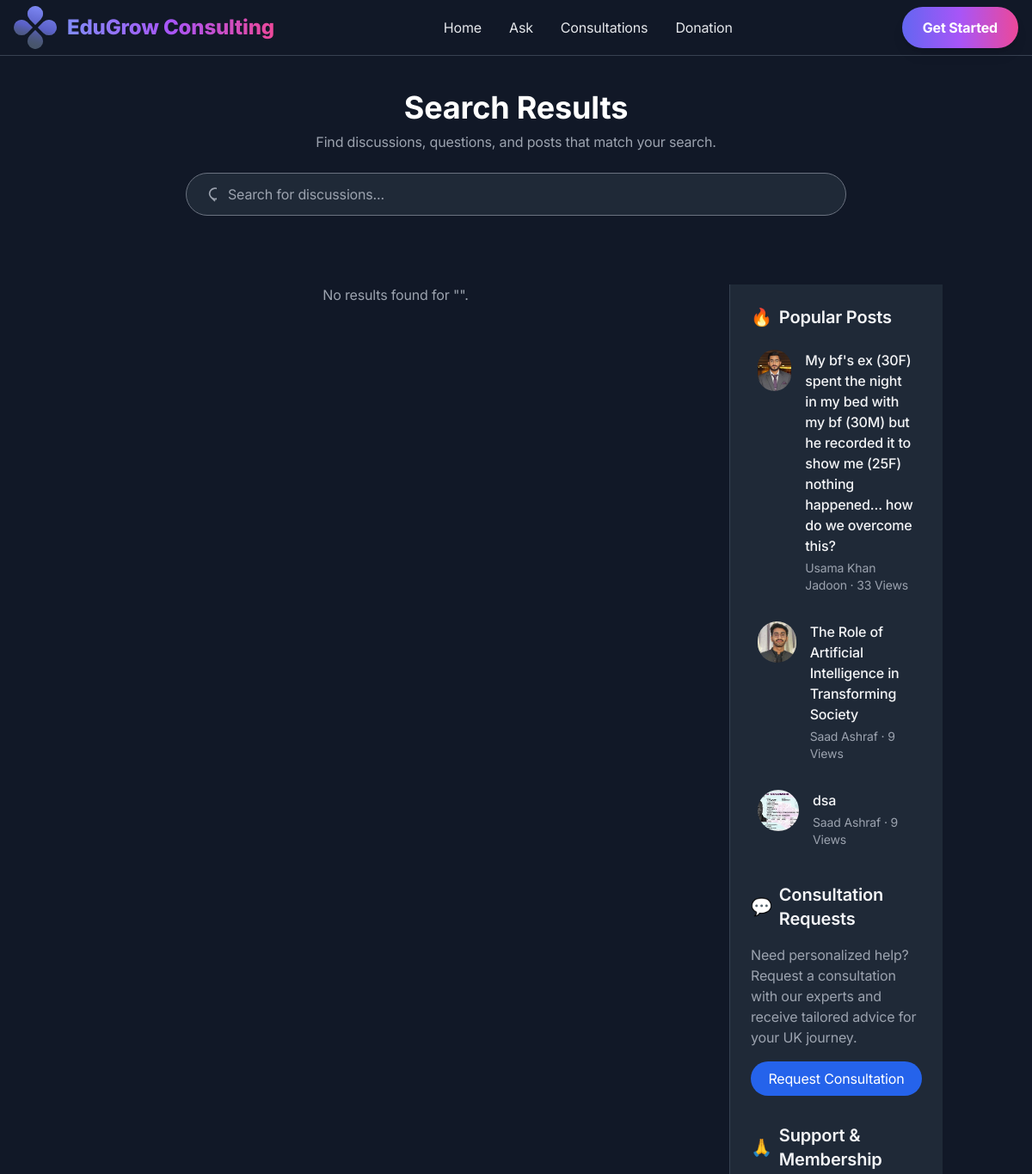
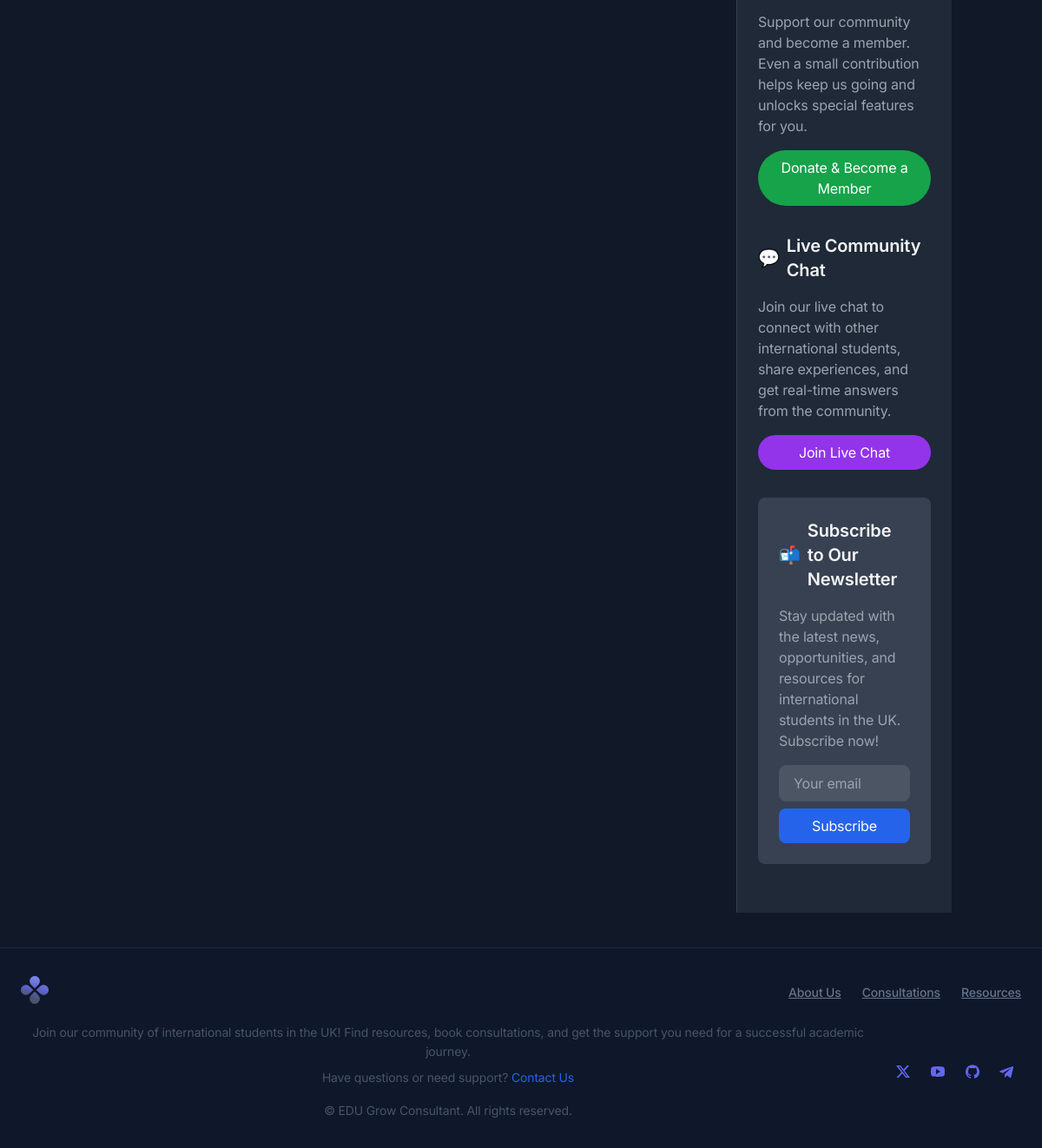
The app's page /search/ with its own data (2 pictures, top to bottom).
### app/models.py (models this page shows, shortened)
class Question(models.Model):
    title = models.CharField(max_length=200)
    message = models.TextField()
    user = models.ForeignKey(User, on_delete=models.CASCADE, related_name='questions')  # User who asked the question
    moderator = models.ForeignKey(
        User,
        on_delete=models.SET_NULL,
        null=True,
        blank=True,
        related_name='answered_questions'
    )  # Moderator who answered
    answer = models.TextField(blank=True, null=True)  # Moderator's answer
    view_count = models.PositiveIntegerField(default=0)  # Number of views
    created_at = models.DateTimeField(auto_now_add=True)
    updated_at = models.DateTimeField(auto_now=True)
    def get_absolute_url(self):
        return reverse('detail', args=[str(self.id)])

class User(AbstractUser):
    username = None
    email = models.EmailField(unique=True)
    age = models.PositiveIntegerField(null=True, blank=True)
    phone_number = models.CharField(max_length=15, null=True, blank=True)
    country_of_origin = models.CharField(max_length=50, null=True, blank=True)
    university = models.CharField(max_length=100, null=True, blank=True)
    course = models.CharField(max_length=100, null=True, blank=True)
    government_id = models.FileField(upload_to='government_ids/', null=True, blank=True)
    profile_image = models.ImageField(
        upload_to='profile_images/',
        null=True,
        blank=True,
        default='default_profile.png'
    )
    VERIFICATION_STATUS_CHOICES = [
        ('Not Verified', 'Not Verified'),
        ('Verified', 'Verified'),
        ('Refused', 'Refused'),
    ]
    verification_status = models.CharField(
        max_length=15,
        choices=VERIFICATION_STATUS_CHOICES,
        default='Not Verified'
    )
    USERNAME_FIELD = 'email'
    REQUIRED_FIELDS = ['first_name', 'last_name']
    objects = CustomUserManager()

### app/views.py (the view)
# urls.py: path('search/', search, name='search'),
def search(request):
    query = request.GET.get('q', '')  # Get the search term from the query parameter
    results = []
    if query:
        results = Question.objects.filter(title__icontains=query) | Question.objects.filter(message__icontains=query)
    context = {
        'query': query,
        'results': results,
    }
    return render(request, 'search.html', context)

### app/context_processors.py (called while the page is built)
def sidebar_data(request):
    new_discussions = Question.objects.order_by('-created_at')[:3]
    popular_posts = Question.objects.order_by('-view_count')[:3]
    return {
        'new_discussions': new_discussions,
        'popular_posts': popular_posts,
    }

### app/templates/search.html (shortened to what this page needs)
{% extends 'components/base.html' %}
{% load static %}
{% block content %}
    <main class="cxgft">
        <section class="bg-gray-900 py-10">
            <div class="container mx-auto px-4 text-center">
                <h1 class="text-4xl font-bold text-white">Search Results</h1>
                <p class="text-gray-400 mt-2">Find discussions, questions, and posts that match your search.</p>
                <form method="get" action="{% url 'search' %}" class="relative mt-6 max-w-3xl mx-auto">
                    <input type="text" name="q" value="{{ query|default:'' }}"
                           class="w-full pl-12 pr-4 py-3 rounded-full bg-gray-800 text-gray-200 focus:outline-none focus:ring-2 focus:ring-blue-500"
                           placeholder="Search for discussions...">
                    <div class="absolute inset-y-0 left-0 pl-4 flex items-center pointer-events-none">
                    </div>
                </form>
            </div>
        </section>
        <section class="py-10 bg-gray-900">
            <div class="container mx-auto px-4 lg:flex lg:space-x-8">
                <div class="w-full lg:w-3/4">
                    {% if results %}
                        <p class="text-gray-400 mb-6">Found {{ results|length }} results for "{{ query }}"</p>
                        <div class="space-y-6">
                            {% for result in results %}
                                <div class="bg-gray-800 p-6 rounded-lg shadow hover:shadow-lg transition-shadow duration-300">
                                    <div class="flex items-center mb-4">
                                        <img src="
                                                {% if result.user.profile_image %}{{ result.user.profile_image.url }}{% else %}{% static 'images/default_avatar.jpg' %}{% endif %}"
                                             alt="{{ result.user.get_full_name }}"
                                             class="w-12 h-12 rounded-full object-cover mr-4">
                                        <div>
                                            <a href="{% url 'detail' result.id %}"
                                               class="text-xl font-semibold text-blue-500 hover:underline">
                                                {{ result.title }}
                                            </a>
                                            <p class="text-gray-400 text-sm">
                                                By <span class="font-medium">{{ result.user.get_full_name }}</span>
                                                on {{ result.created_at|date:"d M Y" }}
                                            </p>
                                        </div>
                                    </div>
                                    <p class="text-gray-400 mb-4">{{ result.message|truncatewords:30 }}</p>
                                    <a href="{% url 'detail' result.id %}" class="text-blue-500 hover:underline">Read
                                        More</a>
                                </div>
                            {% endfor %}
                        </div>
                    {% else %}
                        <p class="text-gray-400 text-center">No results found for "{{ query }}".</p>
                    {% endif %}
                </div>
                {% include 'components/side_bar.html' %}
            </div>
        </section>
    </main>
{% endblock %}

### app/templates/components/side_bar.html (shortened to what this page needs)
{% load static %}
<aside class="w-full lg:w-1/4 bg-gray-800 text-gray-100 p-6 border-t lg:border-t-0 lg:border-l border-gray-700">
    <div class="mb-8">
        <h3 class="text-xl font-semibold mb-4 flex items-center">
            🔥 <span class="ml-2">Popular Posts</span>
        </h3>
        <ul>
            {% for question in popular_posts %}
            <li class="mb-4">
                <a href="{{ question.get_absolute_url }}" class="flex items-start hover:bg-gray-700 p-2 rounded-lg transition duration-200">
                    <img src="{% if question.user.profile_image %}{{ question.user.profile_image.url }}{% else %}{% static 'images/default_avatar.jpg' %}{% endif %}" alt="{{ question.user.username }}" class="w-12 h-12 rounded-full mr-4 object-cover">
                    <div>
                        <p class="text-gray-100 font-medium">{{ question.title }}</p>
                        <div class="text-sm text-gray-400 mt-1">
                            <span>{{ question.user.get_full_name }}</span> · <span>{{ question.view_count }} Views</span>
                        </div>
                    </div>
                </a>
            </li>
            {% empty %}
            <li class="text-gray-500">No popular posts available.</li>
            {% endfor %}
        </ul>
    </div>
    <div class="mb-8">
        <h3 class="text-xl font-semibold mb-4 flex items-center">
            💬 <span class="ml-2">Consultation Requests</span>
        </h3>
        <p class="text-gray-400 mb-4">Need personalized help? Request a consultation with our experts and receive tailored advice for your UK journey.</p>
        <a href="{% url 'book_consultation' %}" class="block text-center bg-blue-600 text-white py-2 rounded-full hover:bg-blue-700 transition duration-200">Request Consultation</a>
    </div>
    <div class="mb-8">
        <h3 class="text-xl font-semibold mb-4 flex items-center">
            🙏 <span class="ml-2">Support & Membership</span>
        </h3>
        <p class="text-gray-400 mb-4">Support our community and become a member. Even a small contribution helps keep us going and unlocks special features for you.</p>
        <a href="{% url 'donate' %}" class="block text-center bg-green-600 text-white py-2 rounded-full hover:bg-green-700 transition duration-200">Donate & Become a Member</a>
    </div>
    <div  class="mb-8">
        <h3 class="text-xl font-semibold mb-4 flex items-center">
            💬 <span class="ml-2">Live Community Chat</span>
        </h3>
        <p class="text-gray-400 mb-4">Join our live chat to connect with other international students, share experiences, and get real-time answers from the community.</p>
        <a id="live-chat-section" class="block text-center bg-purple-600 text-white py-2 rounded-full hover:bg-purple-700 transition duration-200">Join Live Chat</a>
    </div>
    <div class="bg-gray-700 p-6 rounded-lg mb-8">
        <h3 class="text-xl font-semibold mb-4 flex items-center">
            📬 <span class="ml-2">Subscribe to Our Newsletter</span>
        </h3>
        <p class="text-gray-400 mb-4">Stay updated with the latest news, opportunities, and resources for international students in the UK. Subscribe now!</p>
        <form method="post" action="{% url 'index' %}" class="flex flex-col">
            <input type="email" name="email" placeholder="Your email" class="mb-2 px-4 py-2 border border-gray-600 bg-gray-600 text-gray-100 rounded-lg focus:outline-none focus:border-blue-500" required>
            <button type="submit" class="bg-blue-600 text-white py-2 rounded-lg hover:bg-blue-700 transition duration-200">Subscribe</button>
        </form>
    </div>
</aside>

### app/static/style.css (style rules this page uses)
html { line-height: 1.5; -webkit-text-size-adjust: 100%; -moz-tab-size: 4; -o-tab-size: 4; tab-size: 4; font-family: ui-sans-serif, system-ui, -apple-system, BlinkMacSystemFont, "Segoe UI", Roboto, "Helvetica Neue", Arial, "Noto Sans", sans-serif, "Apple Color Emoji", "Segoe UI Emoji", "Segoe UI Symbol", "Noto Color Emoji"; font-feature-settings: normal }
body { margin: 0; line-height: inherit }
h1, h2, h3, h4, h5, h6 { font-size: inherit; font-weight: inherit }
a { color: inherit; text-decoration: inherit }
button, input, optgroup, select, textarea { font-family: inherit; font-size: 100%; font-weight: inherit; line-height: inherit; color: inherit; margin: 0; padding: 0 }
button, select { text-transform: none }
button, [type="button"], [type="reset"], [type="submit"] { -webkit-appearance: button; background-color: transparent; background-image: none }
blockquote, dl, dd, h1, h2, h3, h4, h5, h6, hr, figure, p, pre { margin: 0 }
ol, ul, menu { list-style: none; margin: 0; padding: 0 }
input::placeholder, textarea::placeholder { opacity: 1; color: #9ca3af }
button, [role="button"] { cursor: pointer }
img, svg, video, canvas, audio, iframe, embed, object { display: block; vertical-align: middle }
img, video { max-width: 100%; height: auto }
[type="text"], [type="email"], [type="url"], [type="password"], [type="number"], [type="date"], [type="datetime-local"], [type="month"], [type="search"], [type="tel"], [type="time"], [type="week"], [multiple], textarea, select { -webkit-appearance: none; -moz-appearance: none; appearance: none; background-color: #fff; border-color: #6b7280; border-width: 1px; border-radius: 0px; padding-top: 0.5rem; padding-right: 0.75rem; padding-bottom: 0.5rem; padding-left: 0.75rem; font-size: 1rem; line-height: 1.5rem; --tw-shadow: 0 0 #0000 }
input::placeholder, textarea::placeholder { color: #6b7280; opacity: 1 }
:root { --range-thumb-size: 36px }
.cxgft { flex-grow: 1 }
.cyksu { --tw-bg-opacity: 1; background-color: rgb(15 23 42/var(--tw-bg-opacity)) }
.chz9p { font-family: Inter, sans-serif }
.cryww { letter-spacing: -0.01em }
.cs22w { --tw-text-opacity: 1; color: rgb(226 232 240/var(--tw-text-opacity)) }
.cfglz { -webkit-font-smoothing: antialiased; -moz-osx-font-smoothing: grayscale }

### records on screen
Question: user.profile_image (picture), title "My bf's ex (30F) spent the night in my bed with my bf (30M) but he recorded it to show me (25F) nothing happened... how do we overcome this?", user.get_full_name "Usama Khan Jadoon", view_count "33"
Question: user.profile_image (picture), title "The Role of Artificial Intelligence in Transforming Society", user.get_full_name "Saad Ashraf", view_count "9"
Question: user.profile_image (picture), title "dsa", user.get_full_name "Saad Ashraf", view_count "9"
